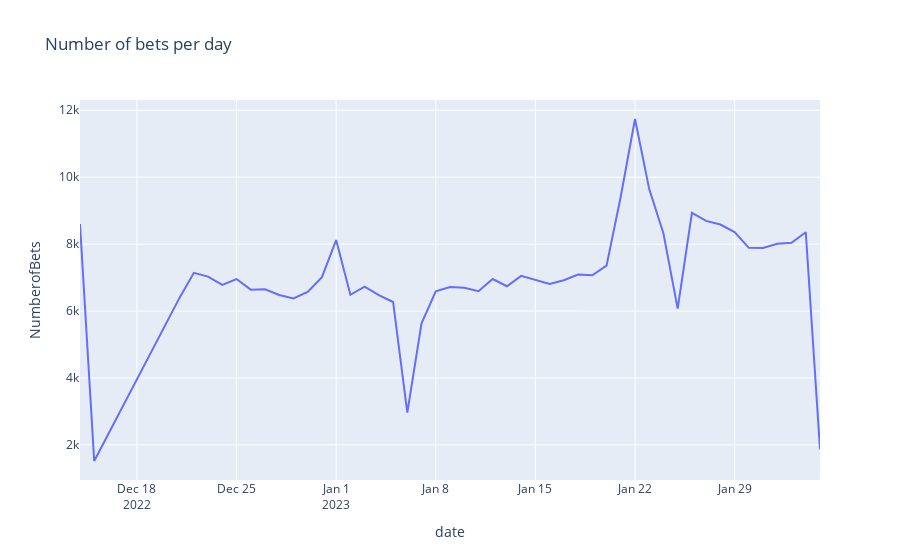
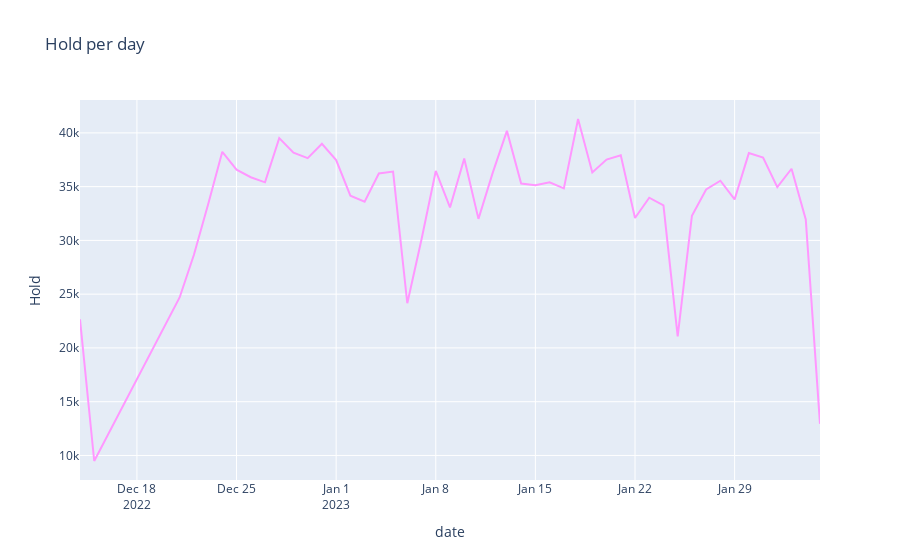
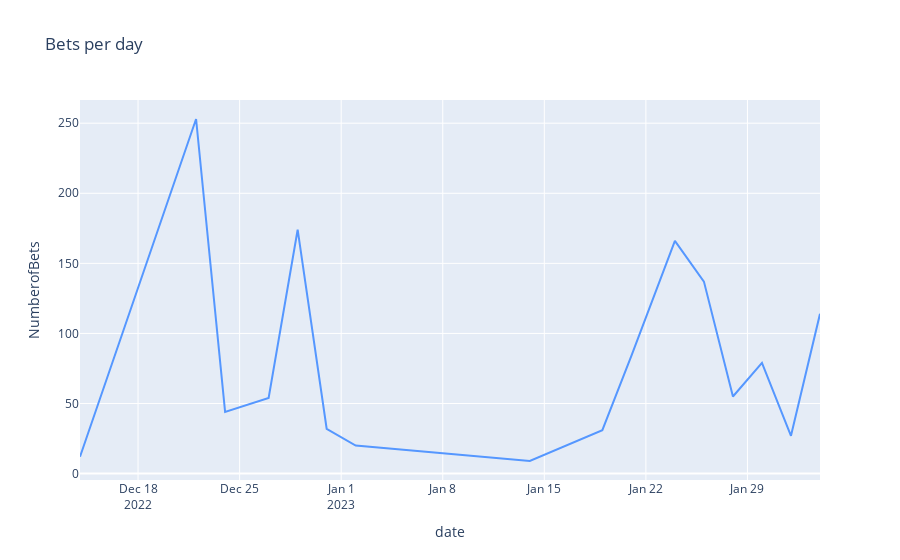

These figures' notebook cell, in order:
### Code cell
df_purchases_analytic_predictions =  pd.read_pickle('../df_purchases_analytic_predictions.pkl')

df_purchases_dailyaggregate =  pd.read_pickle('../df_purchases_dailyaggregate.pkl')

df_purchases_analytic_predictions[['user', 'confidence_score']].sort_values(by='confidence_score', ascending=False).head(10)

df_user = display(df_purchases_dailyaggregate[df_purchases_dailyaggregate['user'] == 'SM***-ULGN'])

df_purchases_daily = df_purchases_dailyaggregate.groupby('date').agg({'Turnover':'sum', 'Hold': 'sum', 'NumberofBets': 'count'}).reset_index()

display(df_purchases_dailyaggregate[df_purchases_dailyaggregate['user'] == 'SM***-ULGN'])

fig1 = px.line(df_purchases_daily, x='date', y='NumberofBets', title='Number of bets per day')
display(fig1)

fig1 = px.line(df_purchases_daily, x='date', y='Hold', title='Hold per day', color_discrete_sequence=["#ff97ff"])
display(fig1)

fig1 = px.line(df_purchases_dailyaggregate[df_purchases_dailyaggregate['user'] == 'SM***-ULGN'], x='date', y='NumberofBets', title='Bets per day', color_discrete_sequence=["#5597ff"])
display(fig1)


display(df_purchases_dailyaggregate[df_purchases_dailyaggregate['user'] == 'SM***-ULGN'])

display(df_purchases_analytic_predictions['confidence_score'][df_purchases_analytic_predictions['user'] == 'SM***-ULGN'].item())

### Figure 1 — Plotly figure (JSON) as saved in the notebook; plotly's stock layout.template omitted (floating-point values rounded to 4 significant figures)
{"data": [{"hovertemplate": "date=%{x}<br>NumberofBets=%{y}<extra></extra>", "legendgroup": "", "line": {"color": "#636efa", "dash": "solid"}, "marker": {"symbol": "circle"}, "mode": "lines", "name": "", "orientation": "v", "showlegend": false, "type": "scatter", "x": ["2022-12-14T00:00:00", "2022-12-15T00:00:00", "2022-12-21T00:00:00", "2022-12-22T00:00:00", "2022-12-23T00:00:00", "2022-12-24T00:00:00", "2022-12-25T00:00:00", "2022-12-26T00:00:00", "2022-12-27T00:00:00", "2022-12-28T00:00:00", "2022-12-29T00:00:00", "2022-12-30T00:00:00", "2022-12-31T00:00:00", "2023-01-01T00:00:00", "2023-01-02T00:00:00", "2023-01-03T00:00:00", "2023-01-04T00:00:00", "2023-01-05T00:00:00", "2023-01-06T00:00:00", "2023-01-07T00:00:00", "2023-01-08T00:00:00", "2023-01-09T00:00:00", "2023-01-10T00:00:00", "2023-01-11T00:00:00", "2023-01-12T00:00:00", "2023-01-13T00:00:00", "2023-01-14T00:00:00", "2023-01-15T00:00:00", "2023-01-16T00:00:00", "2023-01-17T00:00:00", "2023-01-18T00:00:00", "2023-01-19T00:00:00", "2023-01-20T00:00:00", "2023-01-21T00:00:00", "2023-01-22T00:00:00", "2023-01-23T00:00:00", "2023-01-24T00:00:00", "2023-01-25T00:00:00", "2023-01-26T00:00:00", "2023-01-27T00:00:00", "2023-01-28T00:00:00", "2023-01-29T00:00:00", "2023-01-30T00:00:00", "2023-01-31T00:00:00", "2023-02-01T00:00:00", "2023-02-02T00:00:00", "2023-02-03T00:00:00", "2023-02-04T00:00:00"], "xaxis": "x", "y": [8599, 1519, 6401, 7143, 7029, 6782, 6957, 6640, 6649, 6479, 6378, 6572, 7015, 8120, 6484, 6730, 6476, 6271, 2963, 5634, 6592, 6721, 6694, 6594, 6957, 6741, 7052, 6935, 6812, 6922, 7090, 7071, 7356, 9422, 11739, 9644, 8318, 6073, 8935, 8694, 8585, 8361, 7888, 7887, 8008, 8040, 8355, 1872], "yaxis": "y"}], "layout": {"legend": {"tracegroupgap": 0}, "title": {"text": "Number of bets per day"}, "xaxis": {"anchor": "y", "domain": [0, 1], "title": {"text": "date"}}, "yaxis": {"anchor": "x", "domain": [0, 1], "title": {"text": "NumberofBets"}}}}

### Figure 2 — Plotly figure (JSON) as saved in the notebook; plotly's stock layout.template omitted (floating-point values rounded to 4 significant figures)
{"data": [{"hovertemplate": "date=%{x}<br>Hold=%{y}<extra></extra>", "legendgroup": "", "line": {"color": "#ff97ff", "dash": "solid"}, "marker": {"symbol": "circle"}, "mode": "lines", "name": "", "orientation": "v", "showlegend": false, "type": "scatter", "x": ["2022-12-14T00:00:00", "2022-12-15T00:00:00", "2022-12-21T00:00:00", "2022-12-22T00:00:00", "2022-12-23T00:00:00", "2022-12-24T00:00:00", "2022-12-25T00:00:00", "2022-12-26T00:00:00", "2022-12-27T00:00:00", "2022-12-28T00:00:00", "2022-12-29T00:00:00", "2022-12-30T00:00:00", "2022-12-31T00:00:00", "2023-01-01T00:00:00", "2023-01-02T00:00:00", "2023-01-03T00:00:00", "2023-01-04T00:00:00", "2023-01-05T00:00:00", "2023-01-06T00:00:00", "2023-01-07T00:00:00", "2023-01-08T00:00:00", "2023-01-09T00:00:00", "2023-01-10T00:00:00", "2023-01-11T00:00:00", "2023-01-12T00:00:00", "2023-01-13T00:00:00", "2023-01-14T00:00:00", "2023-01-15T00:00:00", "2023-01-16T00:00:00", "2023-01-17T00:00:00", "2023-01-18T00:00:00", "2023-01-19T00:00:00", "2023-01-20T00:00:00", "2023-01-21T00:00:00", "2023-01-22T00:00:00", "2023-01-23T00:00:00", "2023-01-24T00:00:00", "2023-01-25T00:00:00", "2023-01-26T00:00:00", "2023-01-27T00:00:00", "2023-01-28T00:00:00", "2023-01-29T00:00:00", "2023-01-30T00:00:00", "2023-01-31T00:00:00", "2023-02-01T00:00:00", "2023-02-02T00:00:00", "2023-02-03T00:00:00", "2023-02-04T00:00:00"], "xaxis": "x", "y": [22670.0, 9485.0, 24700.0, 28640.0, 33350.0, 38240.0, 36580.0, 35880.0, 35400.0, 39510.0, 38160.0, 37650.0, 38990.0, 37470.0, 34160.0, 33590.0, 36220.0, 36410.0, 24160.0, 30100.0, 36460.0, 33070.0, 37610.0, 32000.0, 36280.0, 40190.0, 35280.0, 35120.0, 35410.0, 34830.0, 41290.0, 36320.0, 37520.0, 37920.0, 32080.0, 33970.0, 33260.0, 21080.0, 32300.0, 34740.0, 35550.0, 33820.0, 38120.0, 37700.0, 34950.0, 36660.0, 31940.0, 12940.0], "yaxis": "y"}], "layout": {"legend": {"tracegroupgap": 0}, "title": {"text": "Hold per day"}, "xaxis": {"anchor": "y", "domain": [0, 1], "title": {"text": "date"}}, "yaxis": {"anchor": "x", "domain": [0, 1], "title": {"text": "Hold"}}}}

### Figure 3 — Plotly figure (JSON) as saved in the notebook; plotly's stock layout.template omitted (floating-point values rounded to 4 significant figures)
{"data": [{"hovertemplate": "date=%{x}<br>NumberofBets=%{y}<extra></extra>", "legendgroup": "", "line": {"color": "#5597ff", "dash": "solid"}, "marker": {"symbol": "circle"}, "mode": "lines", "name": "", "orientation": "v", "showlegend": false, "type": "scatter", "x": ["2022-12-14T00:00:00", "2022-12-22T00:00:00", "2022-12-24T00:00:00", "2022-12-27T00:00:00", "2022-12-29T00:00:00", "2022-12-31T00:00:00", "2023-01-02T00:00:00", "2023-01-14T00:00:00", "2023-01-19T00:00:00", "2023-01-21T00:00:00", "2023-01-24T00:00:00", "2023-01-26T00:00:00", "2023-01-28T00:00:00", "2023-01-30T00:00:00", "2023-02-01T00:00:00", "2023-02-03T00:00:00"], "xaxis": "x", "y": [12, 253, 44, 54, 174, 32, 20, 9, 31, 84, 166, 137, 55, 79, 27, 114], "yaxis": "y"}], "layout": {"legend": {"tracegroupgap": 0}, "title": {"text": "Bets per day"}, "xaxis": {"anchor": "y", "domain": [0, 1], "title": {"text": "date"}}, "yaxis": {"anchor": "x", "domain": [0, 1], "title": {"text": "NumberofBets"}}}}
